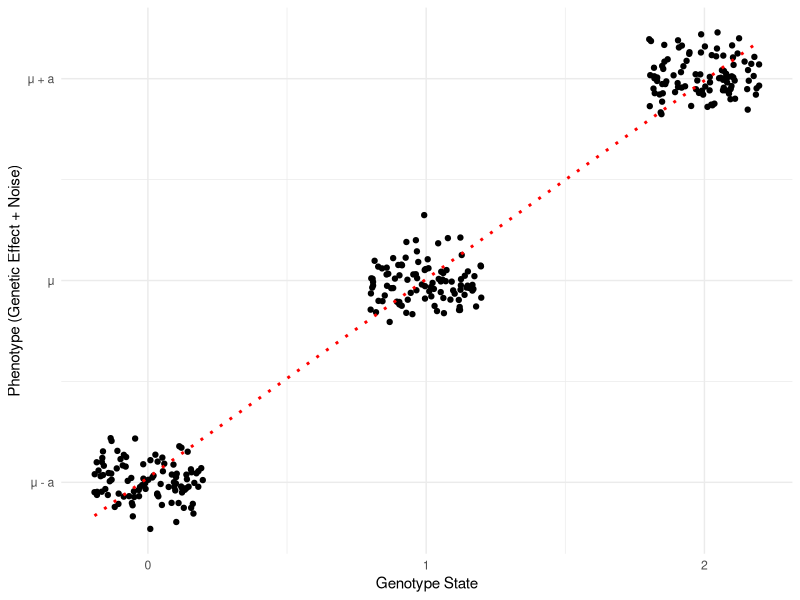

Recreate this plot in R.
# Load necessary library
library(ggplot2)

# Assuming we have three genotype states (0, 1, 2)
# We will create a sample dataset with 100 observations for each state
set.seed(123) # For reproducibility
genotype_states <- rep(0:2, each = 100)
phenotype_values <- c(rnorm(100, mean = 0, sd = 0.1),   # State 0
                      rnorm(100, mean = 1, sd = 0.1),   # State 1
                      rnorm(100, mean = 2, sd = 0.1))   # State 2

# Create a dataframe
data <- data.frame(GenotypeState = genotype_states, Phenotype = phenotype_values)

# Add some noise for clarity
data$GenotypeState <- jitter(data$GenotypeState)

# Open a PNG graphics device for saving the plot
png("genotype_phenotype_plot.png", width = 6, height = 4, units = "in", res = 300)

# Create the scatter plot
ggplot(data, aes(x = GenotypeState, y = Phenotype)) +
  geom_point() +  # Add points
  geom_smooth(method = "lm", se = FALSE, color = "red", linetype = "dotted") + # Add a linear trend line
  scale_x_continuous(breaks=c(0, 1, 2)) + # Set x-axis breaks to only show 0, 1, and 2
  scale_y_continuous(breaks=c(0, 1, 2), labels=c("μ - a", "μ", "μ + a")) +
  xlab("Genotype State") +
  ylab("Phenotype (Genetic Effect + Noise)") +
  theme_minimal()

# Save the current plot
print("Saving figure")
dev.off()